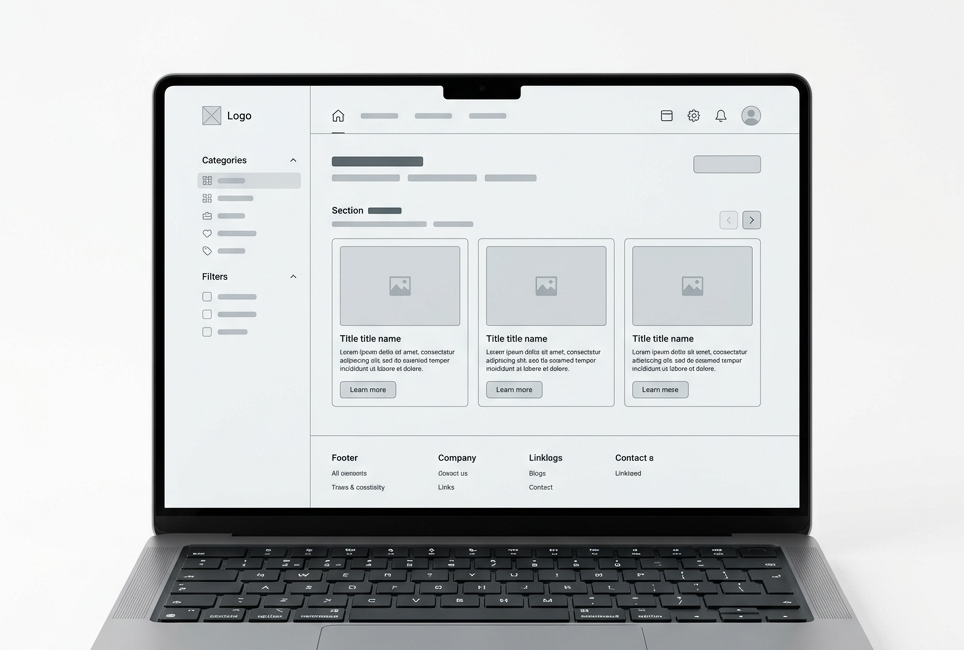
#> input picture images/mockup_pc_white.png, 964 x 650 px
$ python crop_mockups.py
#> lines starting #> are read from the running program, lines starting #| are printed output that depends on the picture
from PIL import Image

def crop_mockups():
    # Crop PC mockup
    pc = Image.open('images/mockup_pc_white.png')
#> pc is the input picture: PIL image 964x650 RGB; mean R, G, B 202.4, 204.9, 205.8
    pc = pc.crop((30, 110, 994, 760))
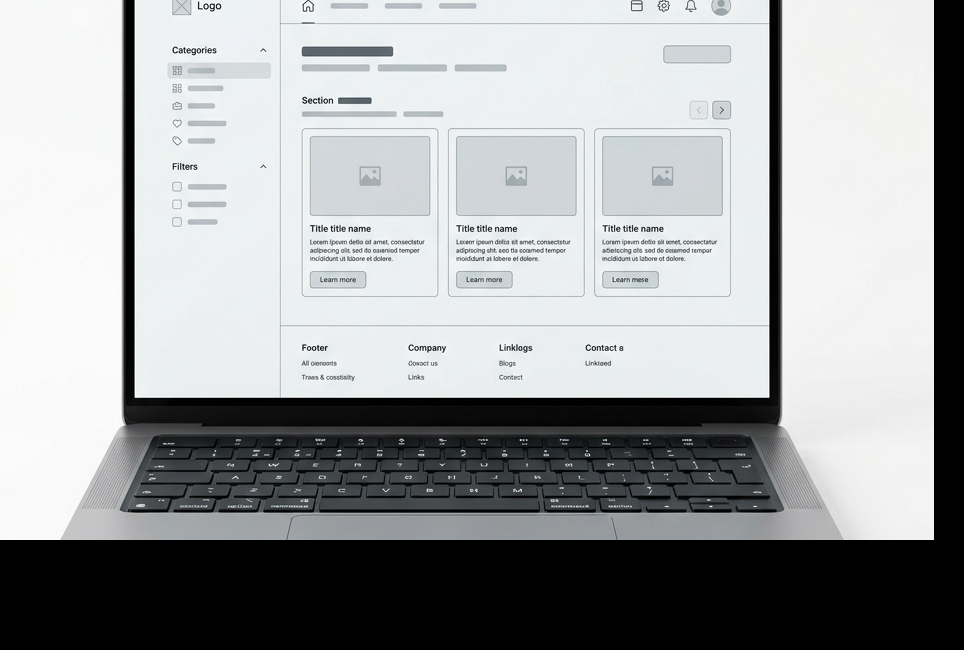
#> pc: PIL image 964x650 RGB; mean R, G, B 158.3, 160.6, 161.5
    pc.save('images/mockup_pc_white.png')

    # Crop App mockup
    app = Image.open('images/mockup_app_white.png')
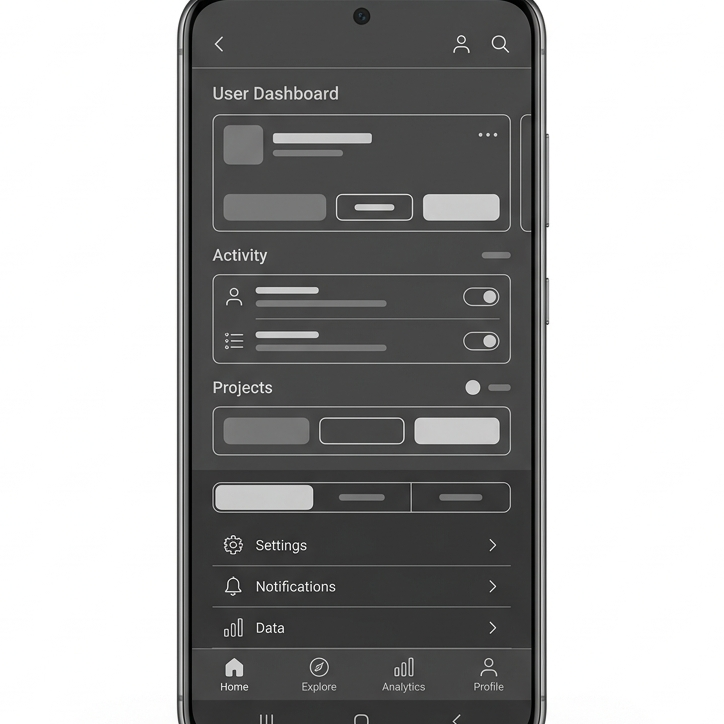
#> input picture images/mockup_app_white.png, 724 x 724 px
#> app is the input picture: PIL image 724x724 RGB; mean R, G, B 164.7, 164.8, 164.6
    app = app.crop((150, 150, 874, 874))
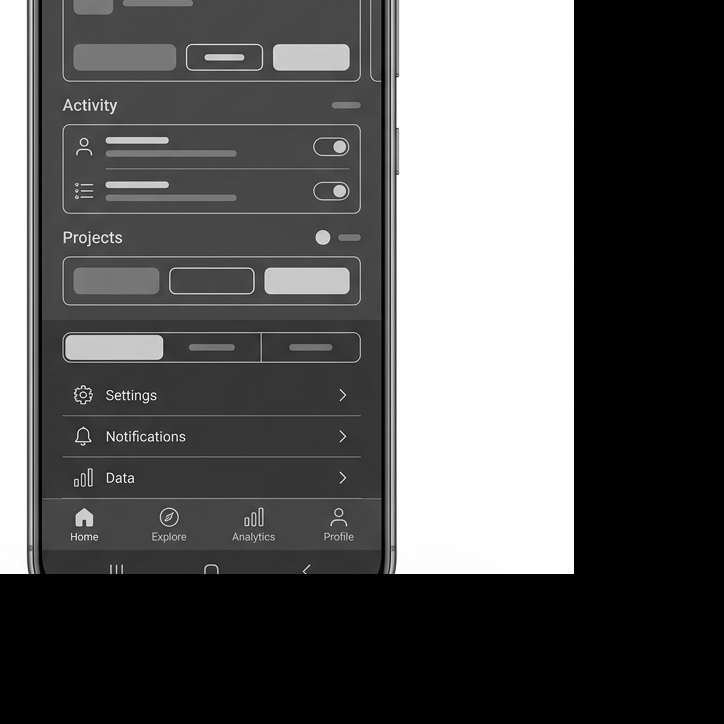
#> app: PIL image 724x724 RGB; mean R, G, B 88.6, 88.6, 88.5
    app.save('images/mockup_app_white.png')
    print("Mockups cropped successfully!")

if __name__ == "__main__":
    crop_mockups()
